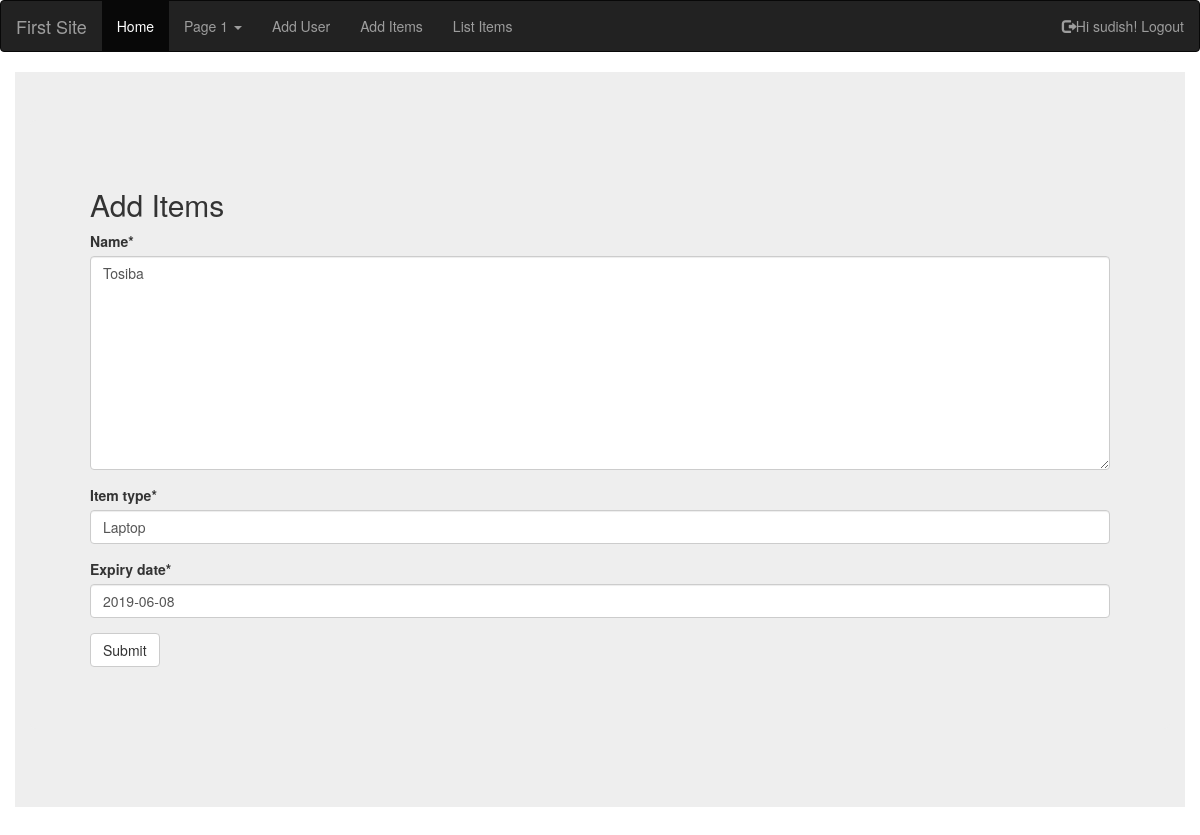
Screenshot of /firstapp/additems/edit/5 (signed in) with the database file from the repository.
### firstapp/models.py (models this page shows, shortened)
class Items(models.Model):
    name =models.TextField()
    item_type =models.CharField(max_length=100)
    expiry_date =models.DateField()

### firstapp/views.py (the view)
# urls.py: path('additems', views.additems),
@login_required(login_url='/auth/login')
def additems(req,action,oid):
    if (action=="edit" or action=="add"):
        if action=="edit":
            items =models.Items.objects.get(pk=oid)
            form = itemform(req.POST or None, instance=items)
        else:
            form = itemform(req.POST)
            if not(form.is_valid()):
                form = itemform()
        d={
            "form": form
        }
        if form.is_valid():
            form.save()
            return HttpResponseRedirect('/firstapp/listitems')
        return render(req, 'additems.html',d)
    elif action=="del":
        models.Items.objects.get(pk=oid).delete()
        return HttpResponseRedirect('/firstapp/listitems')
    else:
        form = itemform()
        return render(req, 'additems.html', {'form': form})

### firstapp/forms.py
class itemform(forms.ModelForm):
    class Meta:
        model = models.Items
        fields = ['name', 'item_type', 'expiry_date']

### firstapp/Templates/addItems.html (shortened to what this page needs)
{% extends 'base.html' %}
{% block body %}
{% load crispy_forms_tags %}
<div class="mt-100">
    <div class="container jumbotron">
        <h2>Add Items</h2>
        <form method="post">
            {{ form | crispy}}
            <button type="submit" class="btn btn-default">Submit</button>
        </form>
    </div>
</div>
{% endblock %}

### firstapp/Templates/base.html (shortened to what this page needs)
<html>
<head>
     <link rel="stylesheet" href="https://maxcdn.bootstrapcdn.com/bootstrap/3.4.0/css/bootstrap.min.css">
</head>
</head>
<body >
<nav class="navbar navbar-inverse">
    <div class="container-fluid">
        <div class="navbar-header">
            <a class="navbar-brand" href="#">First Site</a>
        </div>
        <ul class="nav navbar-nav">
            <li class="active"><a href="/">Home</a></li>
            <li class="dropdown"><a class="dropdown-toggle" data-toggle="dropdown" href="#">Page 1 <span
                        class="caret"></span></a>
            </li>
            {% if user.is_authenticated %}
            <li><a href="/firstapp/addusers">Add User</a></li>
            <li><a href="/firstapp/additems/add/0">Add Items</a></li>
            <li><a href="/firstapp/listitems">List Items</a></li>
            {% endif %}
        </ul>
        <ul class="nav navbar-nav navbar-right">
            {% if user.is_authenticated %}
            <li><a href="{% url 'logout' %}"><span class="glyphicon glyphicon-log-out"></span>Hi {{ user.username }}! Logout</a></li>
            {% else %}
            <li><a href="{% url 'signup' %}"><span class="glyphicon glyphicon-user"></span> Sign Up</a></li>
            <li><a href="{% url 'login' %}"><span class="glyphicon glyphicon-log-in"></span> Login</a></li>
            {% endif %}
        </ul>
    </div>
</nav>
<div class="container jumbotron">
    {% block body %}{% endblock %}
</div>
</body>
</html>

### rows the page displays
Items: name "Tosiba", item_type "Laptop", expiry_date "2019-06-08"

### other values shown
{{ user.username }} "sudish"
